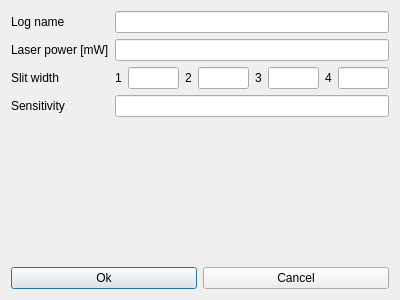
<?xml version="1.0" encoding="UTF-8"?>
<ui version="4.0">
 <class>LogFileDialog</class>
 <widget class="QDialog" name="LogFileDialog">
  <property name="geometry">
   <rect>
    <x>0</x>
    <y>0</y>
    <width>400</width>
    <height>300</height>
   </rect>
  </property>
  <property name="windowTitle">
   <string>Dialog</string>
  </property>
  <layout class="QGridLayout" name="gridLayout">
   <item row="0" column="0">
    <layout class="QFormLayout" name="formLayout">
     <item row="0" column="0">
      <widget class="QLabel" name="label">
       <property name="text">
        <string>Log name</string>
       </property>
      </widget>
     </item>
     <item row="1" column="0">
      <widget class="QLabel" name="label_2">
       <property name="text">
        <string>Laser power [mW]</string>
       </property>
      </widget>
     </item>
     <item row="2" column="0">
      <widget class="QLabel" name="label_3">
       <property name="text">
        <string>Slit width</string>
       </property>
      </widget>
     </item>
     <item row="3" column="0">
      <widget class="QLabel" name="label_4">
       <property name="text">
        <string>Sensitivity</string>
       </property>
      </widget>
     </item>
     <item row="0" column="1">
      <widget class="QLineEdit" name="LogName"/>
     </item>
     <item row="2" column="1">
      <layout class="QHBoxLayout" name="horizontalLayout_2">
       <item>
        <widget class="QLabel" name="label_5">
         <property name="text">
          <string>1</string>
         </property>
        </widget>
       </item>
       <item>
        <widget class="QLineEdit" name="LogSlit1"/>
       </item>
       <item>
        <widget class="QLabel" name="label_6">
         <property name="text">
          <string>2</string>
         </property>
        </widget>
       </item>
       <item>
        <widget class="QLineEdit" name="LogSlit2"/>
       </item>
       <item>
        <widget class="QLabel" name="label_7">
         <property name="text">
          <string>3</string>
         </property>
        </widget>
       </item>
       <item>
        <widget class="QLineEdit" name="LogSlit3"/>
       </item>
       <item>
        <widget class="QLabel" name="label_8">
         <property name="text">
          <string>4</string>
         </property>
        </widget>
       </item>
       <item>
        <widget class="QLineEdit" name="LogSlit4"/>
       </item>
      </layout>
     </item>
     <item row="1" column="1">
      <widget class="QLineEdit" name="LogPower"/>
     </item>
     <item row="3" column="1">
      <widget class="QLineEdit" name="LogSens"/>
     </item>
    </layout>
   </item>
   <item row="1" column="0">
    <layout class="QHBoxLayout" name="horizontalLayout">
     <item>
      <widget class="QPushButton" name="LogConfirm">
       <property name="text">
        <string>Ok</string>
       </property>
      </widget>
     </item>
     <item>
      <widget class="QPushButton" name="LogCancel">
       <property name="text">
        <string>Cancel</string>
       </property>
      </widget>
     </item>
    </layout>
   </item>
  </layout>
 </widget>
 <resources/>
 <connections/>
</ui>
